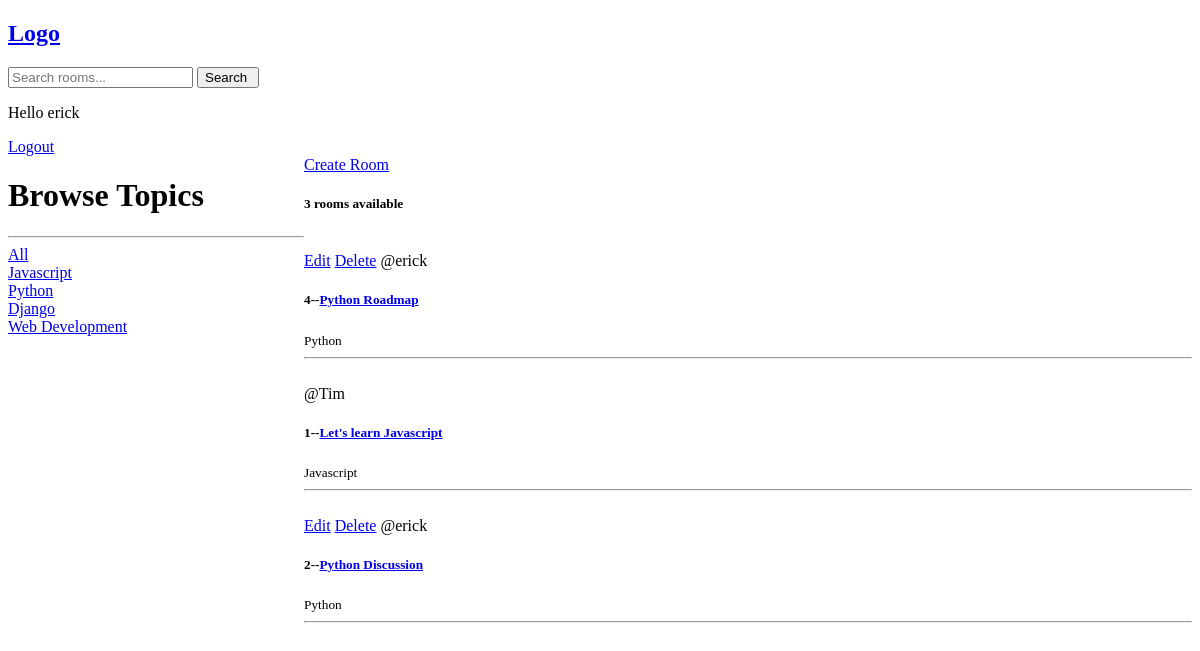
The app's page / (signed in), older data.
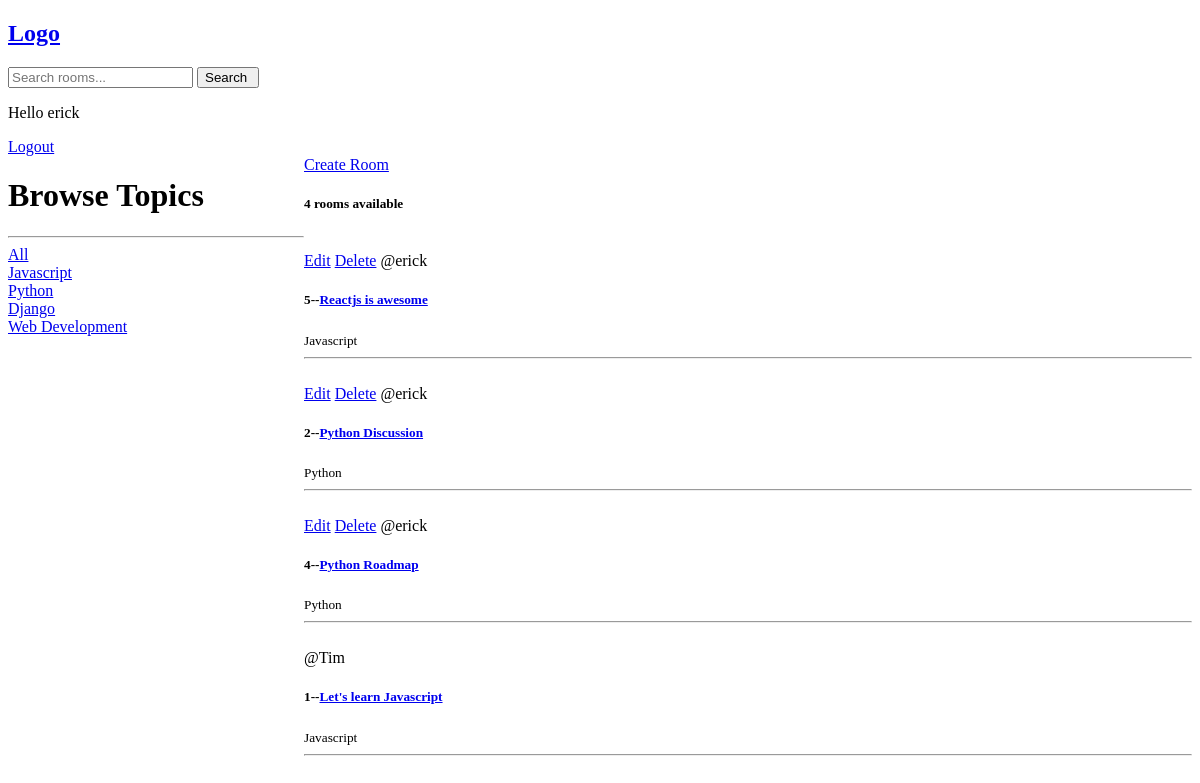
The same page, newer data.
### base/models.py (models this page shows, shortened)
class Topic(models.Model):
    name = models.CharField(max_length=200)
    def __str__(self):
        return self.name

class Room(models.Model):
    host = models.ForeignKey(User, on_delete=models.SET_NULL, null=True)
    topic = models.ForeignKey(Topic, on_delete=models.SET_NULL, null=True)
    name = models.CharField(max_length=200)
    description = models.TextField(null=True, blank=True)
    participants = models.ManyToManyField(
        User, related_name='participants', blank=True)
    updated = models.DateTimeField(auto_now=True)
    created = models.DateField(auto_now_add=True)
    class Meta:
        ordering = ['-updated', '-created']

### base/views.py (the view)
# urls.py: path('', views.home, name="home"),
def home(request):
    q = request.GET.get('q') if request.GET.get('q') != None else ''
    rooms = Room.objects.filter(Q(topic__name__icontains=q) | Q(
        name__icontains=q) | Q(description__icontains=q))
    topics = Topic.objects.all()
    room_count = rooms.count()
    context = {"rooms": rooms, "topics": topics, "room_count": room_count}
    return render(request, 'base/home.html', context)

### base/templates/base/home.html (shortened to what this page needs)
<!DOCTYPE html>
<html lang="en">
  {% extends 'main.html' %} {% load static %}
    {% block content %}
    <br />
    <div class="home-container">
      <div>
        <h1>Browse Topics</h1>
        <hr />
        <div>
          <a href="{%url 'home' %}">All</a>
        </div>
        {% for topic in topics %}
        <div>
          <a href="{%url 'home' %}?q={{topic.name}}">{{topic.name}}</a>
        </div>
        {% endfor %}
      </div>
      <div>
        <a href="{%url 'create-room'%}">Create Room</a>
        <h5>{{room_count}} rooms available</h5>
        <div>
          {% for room in rooms %}
          <div>
            <br />
            {% if request.user == room.host %}
            <a href="{% url 'update-room' room.id %}">Edit</a>
            <a href="{% url 'delete-room' room.id %}">Delete</a>
            {% endif %}
            <span>@{{room.host.username}}</span>
            <h5>
              {{room.id}}--<a href="{% url 'room' room.id %}">{{room.name}}</a>
            </h5>
            <small>{{room.topic}}</small>
            <hr />
          </div>
          {% endfor %}
        </div>
      </div>
    </div>
    {% endblock content %}

Row changes from the older to the newer data that the page shows:
added Room: shows "Edit", host.username "erick", id "5", name "Reactjs is awesome", topic "Javascript"
changed Room "Python Discussion": moves up the list
Text that changed along with them:
{{ room_count }}: "3" → "4"
